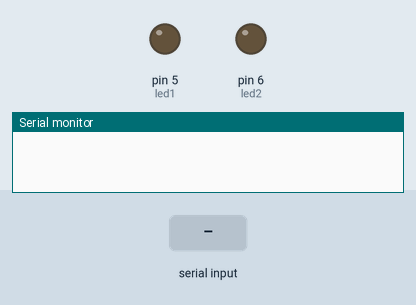
Recording of a sketch running on a simulated Arduino Uno, built with avr-gcc and run on an emulated ATmega328P. On the bench: output pins drawn as LEDs (lit = HIGH), the last lines printed to the serial monitor. The inputs (shaded band) are chosen by the test bench.

Above: at 1.2 s.
1.3 s: "all on" received over Serial
At 1.9 s:
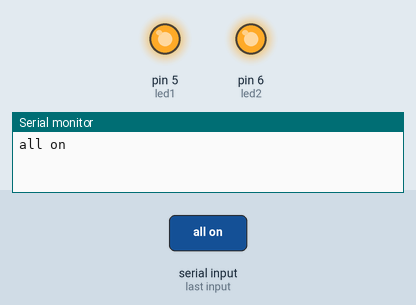
2.8 s: "led one ofF" received over Serial
At 3.7 s:
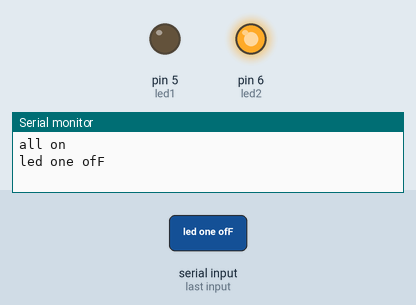
4.4 s: "all off" received over Serial
At 5.6 s:
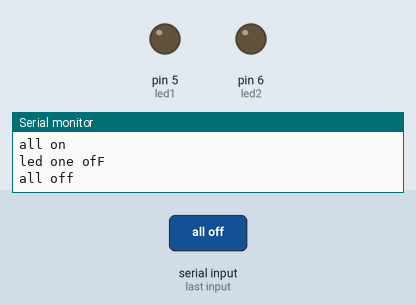
5.9 s: "led one on" received over Serial
At 6.9 s:
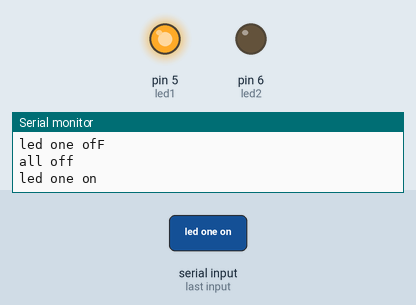
Timing chart, 0 to 8.5 s (numbered marks = the images above; inputs shaded):
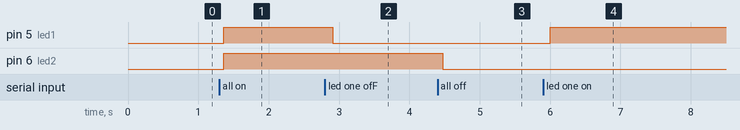

The sketch:

ntrol_led_with_voice_control_using_bluetooth_via_android_app.ino
```cpp
String voice;

int led1 = 5;
int led2 =6 ;

String data;

void led1on()
{
  digitalWrite(led1,HIGH);
}

void led1of()
{
  digitalWrite(led1,LOW);

}

void led2on()
{

  digitalWrite(led2,HIGH);

}
void led2of()
{

  digitalWrite(led2,LOW);
}
void allon() {
  digitalWrite (led1, HIGH);
  digitalWrite (led2, HIGH);

}

void alloff() {
  digitalWrite (led1, LOW);
  digitalWrite (led2, LOW);

}

void setup() {
  Serial.begin(9600);
  pinMode(led1, OUTPUT);
  pinMode(led2, OUTPUT);


}

void loop() {
  while(Serial.available()) {
    delay(10);
    char c=Serial.read();
   if(c=='#')
    {break; }
    voice += c;
  }


if (voice.length() > 0) {
  Serial.println(voice);
  if (voice == "all on")
  {
    allon() ;
    }
  else if ((voice == "all off")||(voice == "all of"))
  {
    alloff() ;
    }
    else if((voice=="led one on")||(voice=="LED 1 on")||(voice=="LED one on")||(voice=="LED 1 on"))
    {
      led1on();
    }
    else if((voice=="led one ofF")||(voice=="LED 1 ofF")||(voice=="LED 1 of"))
    {
      led1of();
    }

 else if(voice=="led to on")
    {
      led2on();
    }
    else if((voice=="led to off")||(voice=="led to of"))
    {
      led2of();
    }

voice="";
}
}
```

Measured:
- after the input at 1.3 s, pin 5 (led1), pin 6 (led2): LOW → HIGH after 0.06 s
- after the input at 2.8 s, pin 5 (led1): HIGH → LOW after 0.11 s
- after the input at 4.4 s, pin 6 (led2): HIGH → LOW after 0.07 s
- after the input at 5.9 s, pin 5 (led1): LOW → HIGH after 0.10 s
